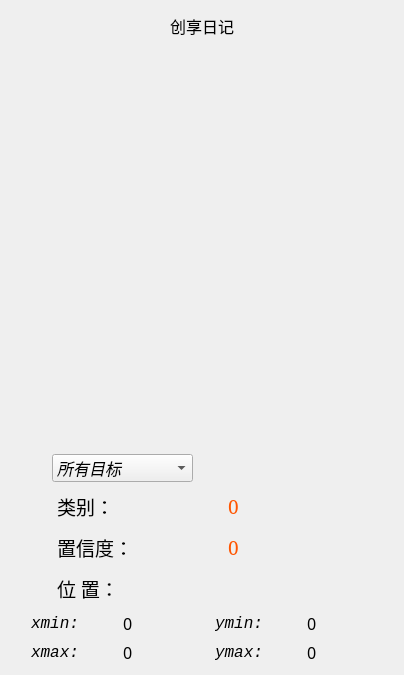
          <widget class="QWidget" name="Page_result">
           <layout class="QVBoxLayout" name="verticalLayout_2">
            <item>
             <layout class="QVBoxLayout" name="verticalLayout">
              <item>
               <widget class="QLabel" name="label_website">
                <property name="minimumSize">
                 <size>
                  <width>0</width>
                  <height>30</height>
                 </size>
                </property>
                <property name="font">
                 <font>
                  <family>Times new roman</family>
                  <pointsize>12</pointsize>
                  <italic>false</italic>
                  <bold>false</bold>
                 </font>
                </property>
                <property name="styleSheet">
                 <string notr="true">QLabel{font: 12pt &quot;Times new roman&quot;;}</string>
                </property>
                <property name="text">
                 <string>创享日记</string>
                </property>
                <property name="alignment">
                 <set>Qt::AlignCenter</set>
                </property>
               </widget>
              </item>
              <item>
               <widget class="QLabel" name="label_bar">
                <property name="minimumSize">
                 <size>
                  <width>382</width>
                  <height>400</height>
                 </size>
                </property>
                <property name="maximumSize">
                 <size>
                  <width>400</width>
                  <height>400</height>
                 </size>
                </property>
                <property name="styleSheet">
                 <string notr="true">border-image: url(:/images/icons/weed_logo.png);</string>
                </property>
                <property name="text">
                 <string/>
                </property>
                <property name="margin">
                 <number>5</number>
                </property>
               </widget>
              </item>
             </layout>
            </item>
            <item>
             <layout class="QHBoxLayout" name="Layout_obj">
              <property name="topMargin">
               <number>0</number>
              </property>
              <property name="rightMargin">
               <number>200</number>
              </property>
              <item>
               <widget class="QLabel" name="label_picSelect">
                <property name="minimumSize">
                 <size>
                  <width>30</width>
                  <height>30</height>
                 </size>
                </property>
                <property name="maximumSize">
                 <size>
                  <width>35</width>
                  <height>35</height>
                 </size>
                </property>
                <property name="styleSheet">
                 <string notr="true">border-image: url(:/images/icons/selection.png);</string>
                </property>
                <property name="text">
                 <string/>
                </property>
               </widget>
              </item>
              <item>
               <widget class="QComboBox" name="comboBox_select">
                <property name="minimumSize">
                 <size>
                  <width>0</width>
                  <height>24</height>
                 </size>
                </property>
                <property name="maximumSize">
                 <size>
                  <width>150</width>
                  <height>28</height>
                 </size>
                </property>
                <property name="font">
                 <font>
                  <family>Consolas</family>
                  <pointsize>12</pointsize>
                  <italic>true</italic>
                  <bold>false</bold>
                 </font>
                </property>
                <property name="focusPolicy">
                 <enum>Qt::ClickFocus</enum>
                </property>
                <property name="currentText">
                 <string>所有目标</string>
                </property>
                <property name="iconSize">
                 <size>
                  <width>36</width>
                  <height>36</height>
                 </size>
                </property>
                <item>
                 <property name="text">
                  <string>所有目标</string>
                 </property>
                </item>
               </widget>
              </item>
             </layout>
            </item>
            <item>
             <layout class="QHBoxLayout" name="Layout_cls">
              <item>
               <widget class="QLabel" name="label_picResult">
                <property name="minimumSize">
                 <size>
                  <width>35</width>
                  <height>35</height>
                 </size>
                </property>
                <property name="maximumSize">
                 <size>
                  <width>40</width>
                  <height>40</height>
                 </size>
                </property>
                <property name="styleSheet">
                 <string notr="true">border-image: url(:/images/icons/result.png);</string>
                </property>
                <property name="text">
                 <string/>
                </property>
               </widget>
              </item>
              <item>
               <widget class="QLabel" name="label_class">
                <property name="font">
                 <font>
                  <family>华文仿宋</family>
                  <pointsize>14</pointsize>
                 </font>
                </property>
                <property name="text">
                 <string>&lt;html&gt;&lt;head/&gt;&lt;body&gt;&lt;p&gt;类别：&lt;/p&gt;&lt;/body&gt;&lt;/html&gt;</string>
                </property>
               </widget>
              </item>
              <item>
               <widget class="QLabel" name="label_class_result">
                <property name="font">
                 <font>
                  <family>SimSun</family>
                  <pointsize>14</pointsize>
                 </font>
                </property>
                <property name="styleSheet">
                 <string notr="true">color: rgb(255, 85, 0);</string>
                </property>
                <property name="text">
                 <string>0</string>
                </property>
               </widget>
              </item>
             </layout>
            </item>
            <item>
             <layout class="QHBoxLayout" name="Layout_conf">
              <item>
               <widget class="QLabel" name="label_picConf">
                <property name="minimumSize">
                 <size>
                  <width>35</width>
                  <height>35</height>
                 </size>
                </property>
                <property name="maximumSize">
                 <size>
                  <width>40</width>
                  <height>40</height>
                 </size>
                </property>
                <property name="styleSheet">
                 <string notr="true">border-image: url(:/images/icons/Score.png);</string>
                </property>
                <property name="text">
                 <string/>
                </property>
               </widget>
              </item>
              <item>
               <widget class="QLabel" name="label_conf">
                <property name="font">
                 <font>
                  <family>华文仿宋</family>
                  <pointsize>14</pointsize>
                 </font>
                </property>
                <property name="text">
                 <string>&lt;html&gt;&lt;head/&gt;&lt;body&gt;&lt;p&gt;置信度：&lt;/p&gt;&lt;/body&gt;&lt;/html&gt;</string>
                </property>
               </widget>
              </item>
              <item>
               <widget class="QLabel" name="label_score_result">
                <property name="font">
                 <font>
                  <family>SimSun</family>
                  <pointsize>14</pointsize>
                 </font>
                </property>
                <property name="styleSheet">
                 <string notr="true">color: rgb(255, 85, 0);</string>
                </property>
                <property name="text">
                 <string>0</string>
                </property>
               </widget>
              </item>
             </layout>
            </item>
            <item>
             <layout class="QHBoxLayout" name="Layout_loc">
              <item>
               <widget class="QLabel" name="label_picLocation">
                <property name="minimumSize">
                 <size>
                  <width>35</width>
                  <height>35</height>
                 </size>
                </property>
                <property name="maximumSize">
                 <size>
                  <width>40</width>
                  <height>40</height>
                 </size>
                </property>
                <property name="styleSheet">
                 <string notr="true">border-image: url(:/images/icons/Ordinateur.png);</string>
                </property>
                <property name="text">
                 <string/>
                </property>
               </widget>
              </item>
              <item>
               <widget class="QLabel" name="label_location">
                <property name="font">
                 <font>
                  <family>华文仿宋</family>
                  <pointsize>14</pointsize>
                 </font>
                </property>
                <property name="text">
                 <string>&lt;html&gt;&lt;head/&gt;&lt;body&gt;&lt;p&gt;位 置：&lt;/p&gt;&lt;/body&gt;&lt;/html&gt;</string>
                </property>
               </widget>
              </item>
             </layout>
            </item>
            <item>
             <layout class="QHBoxLayout" name="Layout_xymin">
              <property name="leftMargin">
               <number>20</number>
              </property>
              <item>
               <widget class="QLabel" name="label_xmin">
                <property name="font">
                 <font>
                  <family>Consolas</family>
                  <pointsize>12</pointsize>
                  <italic>true</italic>
                  <bold>false</bold>
                 </font>
                </property>
                <property name="text">
                 <string>xmin: </string>
                </property>
               </widget>
              </item>
              <item>
               <widget class="QLabel" name="label_xmin_result">
                <property name="font">
                 <font>
                  <family>SimSun-ExtB</family>
                  <pointsize>12</pointsize>
                 </font>
                </property>
                <property name="text">
                 <string>0</string>
                </property>
               </widget>
              </item>
              <item>
               <widget class="QLabel" name="label_ymin">
                <property name="font">
                 <font>
                  <family>Consolas</family>
                  <pointsize>12</pointsize>
                  <italic>true</italic>
                  <bold>false</bold>
                 </font>
                </property>
                <property name="text">
                 <string>ymin: </string>
                </property>
               </widget>
              </item>
              <item>
               <widget class="QLabel" name="label_ymin_result">
                <property name="font">
                 <font>
                  <family>SimSun-ExtB</family>
                  <pointsize>12</pointsize>
                 </font>
                </property>
                <property name="text">
                 <string>0</string>
                </property>
               </widget>
              </item>
             </layout>
            </item>
            <item>
             <layout class="QHBoxLayout" name="Layout_xymax">
              <property name="leftMargin">
               <number>20</number>
              </property>
              <item>
               <widget class="QLabel" name="label_xmax">
                <property name="font">
                 <font>
                  <family>Consolas</family>
                  <pointsize>12</pointsize>
                  <italic>true</italic>
                  <bold>false</bold>
                 </font>
                </property>
                <property name="text">
                 <string>xmax: </string>
                </property>
               </widget>
              </item>
              <item>
               <widget class="QLabel" name="label_xmax_result">
                <property name="font">
                 <font>
                  <family>SimSun-ExtB</family>
                  <pointsize>12</pointsize>
                 </font>
                </property>
                <property name="text">
                 <string>0</string>
                </property>
               </widget>
              </item>
              <item>
               <widget class="QLabel" name="label_ymax">
                <property name="font">
                 <font>
                  <family>Consolas</family>
                  <pointsize>12</pointsize>
                  <italic>true</italic>
                  <bold>false</bold>
                 </font>
                </property>
                <property name="text">
                 <string>ymax: </string>
                </property>
               </widget>
              </item>
              <item>
               <widget class="QLabel" name="label_ymax_result">
                <property name="font">
                 <font>
                  <family>SimSun-ExtB</family>
                  <pointsize>12</pointsize>
                 </font>
                </property>
                <property name="text">
                 <string>0</string>
                </property>
               </widget>
              </item>
             </layout>
            </item>
           </layout>
          </widget>
